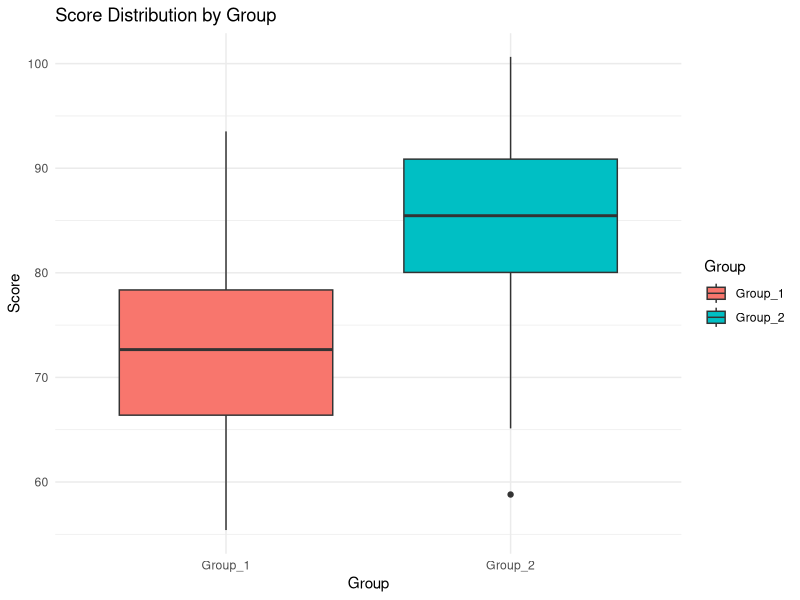

Generate this figure with R:
## ---- chunk 1
knitr::opts_chunk$set(echo = TRUE)
## ---- chunk 2
# Load necessary libraries
library(tidyverse)
library(pwr)

# Load the dataset (assuming it's in the same folder as this Rmd file)
data <- read.csv("power_analysis_data.csv")

# Quick look at the data
head(data)
summary(data)
## ---- chunk 3
# Plot the scores for each group
ggplot(data, aes(x = Group, y = Score, fill = Group)) +
  geom_boxplot() +
  labs(title = "Score Distribution by Group", x = "Group", y = "Score") +
  theme_minimal()
## ---- chunk 4
# Calculate effect size (Cohen's d)
group_means <- data %>%
  group_by(Group) %>%
  summarise(Mean = mean(Score), SD = sd(Score))

effect_size <- abs(diff(group_means$Mean)) / mean(group_means$SD)
cat("Effect Size (Cohen's d):", round(effect_size, 2), "
")

# Perform power analysis
power_t <- pwr.t.test(d = effect_size, power = 0.8, sig.level = 0.05, type = "two.sample")
cat("Required sample size per group:", ceiling(power_t$n), "
")
## ---- chunk 5
# Perform power analysis for one-way ANOVA
anova_effect_size <- 0.25  # Medium effect size (Cohen's f)
power_anova <- pwr.anova.test(k = 2, f = anova_effect_size, power = 0.8, sig.level = 0.05)
cat("Total required sample size for ANOVA:", ceiling(power_anova$n), "
")
